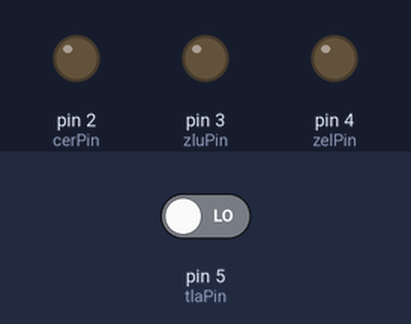
Recording of a program running on a simulated Arduino Nano, built with avr-gcc and run on an emulated ATmega328P. On the bench: output pins drawn as LEDs (lit = HIGH). Dashed ring = blinking. Inputs (shaded band) come from the test bench; at power-on: pin 5 (tlaPin) LOW.

Above: at 1.2 s.
1.3 s: pin 5 (tlaPin) driven HIGH
At 3.8 s:
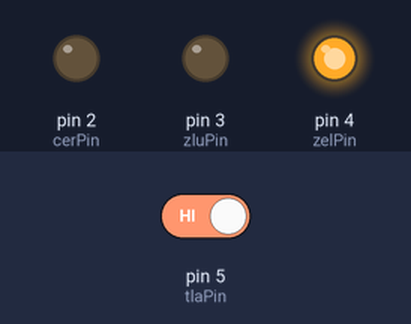
4.3 s: pin 5 (tlaPin) driven LOW
At 4.8 s:
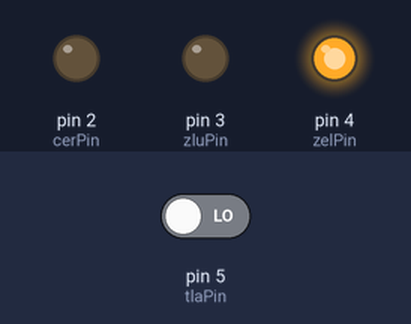
5.8 s: pin 5 (tlaPin) driven HIGH
At 6.6 s:
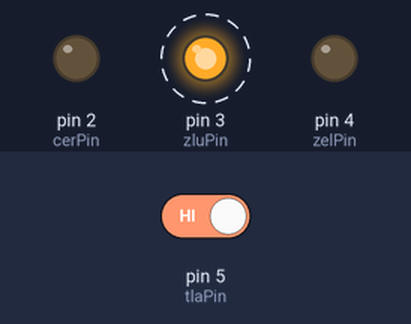
Timing chart, 0 to 14.3 s (numbered marks = the images above; inputs shaded):
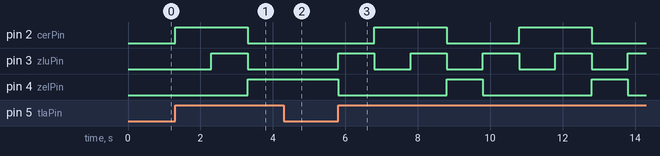

Measured:
- after the input at 1.3 s, pin 2 (cerPin): LOW → HIGH at once, → LOW 2.0 s later; pin 3 (zluPin): LOW → HIGH after 1.0 s, → LOW 1.0 s later; pin 4 (zelPin): LOW → HIGH after 2.0 s
- after the input at 4.3 s, pin 2 (cerPin): stays LOW (without the input it goes to HIGH after 1.0 s); pin 3 (zluPin): stays LOW (without the input it goes to HIGH after 0.00 s); pin 4 (zelPin): stays HIGH (without the input it goes to LOW after 0.00 s)
- after the input at 5.8 s, pin 2 (cerPin): alternates HIGH for 2.0 s and LOW for 2.0 s, starting after 1.0 s; pin 3 (zluPin): alternates HIGH for 1.0 s and LOW for 1.0 s, starting at once; pin 4 (zelPin): alternates HIGH for 1.0 s and LOW for 3.0 s, starting at once

The program:

main.cpp
```cpp
#include <Arduino.h>
int cerPin = 2;
int zluPin = 3;
int zelPin = 4;
int tlaPin = 5;
int stat = 0;

void setup(){
pinMode(cerPin, OUTPUT);
pinMode(zluPin, OUTPUT);
pinMode(zelPin, OUTPUT);
pinMode(tlaPin, INPUT);
}

void loop(){
if (digitalRead(tlaPin)){
if (stat == 0){
digitalWrite(cerPin,HIGH);
digitalWrite(zluPin,LOW);
digitalWrite(zelPin,LOW);
stat = 1;
}
else if (stat == 1){
digitalWrite(cerPin,HIGH);
digitalWrite(zluPin,HIGH);
digitalWrite(zelPin,LOW);
stat = 2;
}
else if (stat == 2){
digitalWrite(cerPin,LOW);
digitalWrite(zluPin,LOW);
digitalWrite(zelPin,HIGH);
stat = 3;
}
else if (stat == 3){
digitalWrite(cerPin,LOW);
digitalWrite(zluPin,HIGH);
digitalWrite(zelPin,LOW);
stat = 0;
}
delay(1000);
}
}
void setLights(int cer, int zlu, int zel){
digitalWrite(cerPin, cer);
digitalWrite(zluPin, zlu);
digitalWrite(zelPin, zel );
}
```
